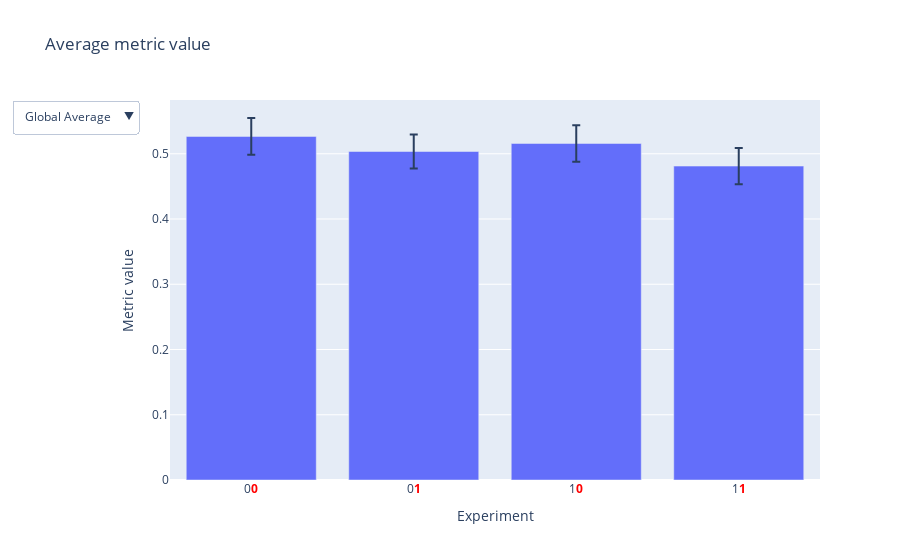

The cell this chart's notebook holds for it:
### Markdown cell above
## Metric Value

### Code cell
fig = go.Figure()

# Add traces for each subject and global average
for subject in subjects:
    subject_data = stats[stats["subj_id"] == subject]
    fig.add_trace(
        go.Bar(
            x=subject_data["highlighted_label"],
            y=subject_data["metric_mean"],
            name=subject,
            visible=(subject == "Global Average"),
            error_y=dict(type="data", array=subject_data["metric_std"]),
        )
    )

buttons = get_dropdown(subjects)

# Update layout with dropdown menu and fixed y-axis range
fig.update_layout(
    updatemenus=[dict(type="dropdown", showactive=True, buttons=buttons)],
    title="Average metric value",
    xaxis_title="Experiment",
    yaxis_title="Metric value",
    yaxis=dict(range=[0, stats["metric_mean"].max()*1.05]),
    # height=1000,
)

fig.show()
fig.write_html(figure_dir / "metrics.html")
fig.write_image(figure_dir / "metrics.png")

### Figure 1 — Plotly figure (JSON) as saved in the notebook; plotly's stock layout.template omitted (floating-point values rounded to 4 significant figures)
{"data": [{"error_y": {"array": [0.004615, 0.005986, 0.0067, 0.005184], "type": "data"}, "name": "s003", "type": "bar", "visible": false, "x": ["0<b style='color:red;'>0</b>", "0<b style='color:red;'>1</b>", "1<b style='color:red;'>0</b>", "1<b style='color:red;'>1</b>"], "y": [0.4859, 0.4711, 0.4738, 0.4388]}, {"error_y": {"array": [0.0001875, 0.0001762, 0.0003238, 0.0008313], "type": "data"}, "name": "s017", "type": "bar", "visible": false, "x": ["0<b style='color:red;'>0</b>", "0<b style='color:red;'>1</b>", "1<b style='color:red;'>0</b>", "1<b style='color:red;'>1</b>"], "y": [0.553, 0.527, 0.5426, 0.5069]}, {"error_y": {"array": [0.0004048, 0.0002929, 0.0003413, 0.0009804], "type": "data"}, "name": "s025", "type": "bar", "visible": false, "x": ["0<b style='color:red;'>0</b>", "0<b style='color:red;'>1</b>", "1<b style='color:red;'>0</b>", "1<b style='color:red;'>1</b>"], "y": [0.539, 0.5164, 0.53, 0.4955]}, {"error_y": {"array": [0.009175, 0.004836, 0.002044, 0.002731], "type": "data"}, "name": "s028", "type": "bar", "visible": false, "x": ["0<b style='color:red;'>0</b>", "0<b style='color:red;'>1</b>", "1<b style='color:red;'>0</b>", "1<b style='color:red;'>1</b>"], "y": [0.5024, 0.472, 0.4955, 0.459]}, {"error_y": {"array": [null, 9.416e-05], "type": "data"}, "name": "s031", "type": "bar", "visible": false, "x": ["0<b style='color:red;'>0</b>", "0<b style='color:red;'>1</b>"], "y": [0.5547, 0.528]}, {"error_y": {"array": [8.597e-05, 0.0002437, 0.0004871, 0.0005973], "type": "data"}, "name": "s036", "type": "bar", "visible": false, "x": ["0<b style='color:red;'>0</b>", "0<b style='color:red;'>1</b>", "1<b style='color:red;'>0</b>", "1<b style='color:red;'>1</b>"], "y": [0.5524, 0.5259, 0.5423, 0.5052]}, {"error_y": {"array": [0.02809, 0.02597, 0.02806, 0.02771], "type": "data"}, "name": "Global Average", "type": "bar", "visible": true, "x": ["0<b style='color:red;'>0</b>", "0<b style='color:red;'>1</b>", "1<b style='color:red;'>0</b>", "1<b style='color:red;'>1</b>"], "y": [0.5266, 0.5035, 0.5158, 0.4811]}], "layout": {"title": {"text": "Average metric value"}, "updatemenus": [{"buttons": [{"args": [{"visible": [false, false, false, false, false, false, true]}, {"title": "Global Average"}], "label": "Global Average", "method": "update"}, {"args": [{"visible": [false, false, false, false, false, true, false]}, {"title": "s036 Average"}], "label": "s036", "method": "update"}, {"args": [{"visible": [false, false, true, false, false, false, false]}, {"title": "s025 Average"}], "label": "s025", "method": "update"}, {"args": [{"visible": [false, true, false, false, false, false, false]}, {"title": "s017 Average"}], "label": "s017", "method": "update"}, {"args": [{"visible": [false, false, false, true, false, false, false]}, {"title": "s028 Average"}], "label": "s028", "method": "update"}, {"args": [{"visible": [true, false, false, false, false, false, false]}, {"title": "s003 Average"}], "label": "s003", "method": "update"}, {"args": [{"visible": [false, false, false, false, true, false, false]}, {"title": "s031 Average"}], "label": "s031", "method": "update"}], "showactive": true, "type": "dropdown"}], "xaxis": {"title": {"text": "Experiment"}}, "yaxis": {"range": [0, 0.5824], "title": {"text": "Metric value"}}}}
